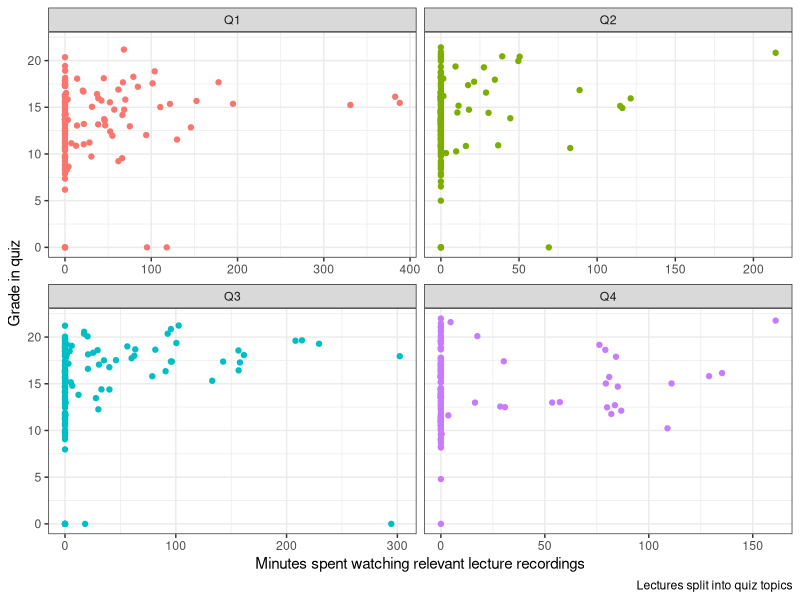
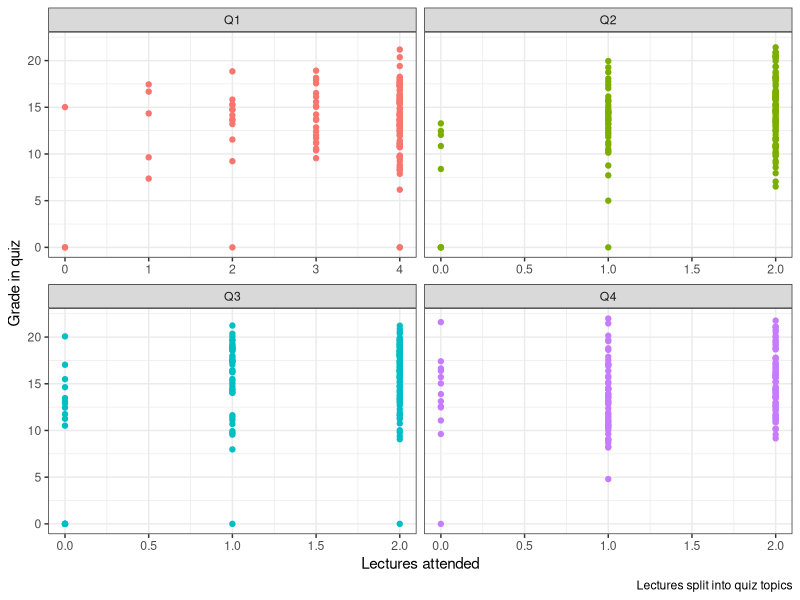
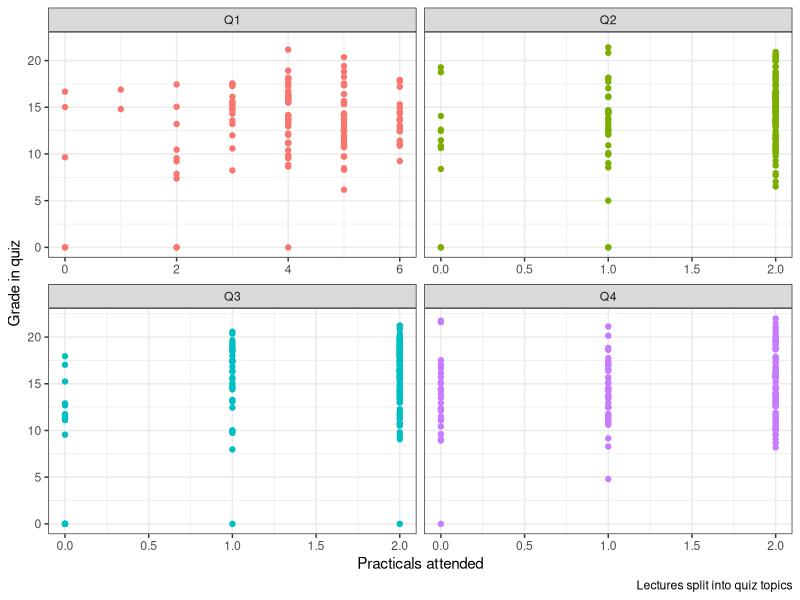
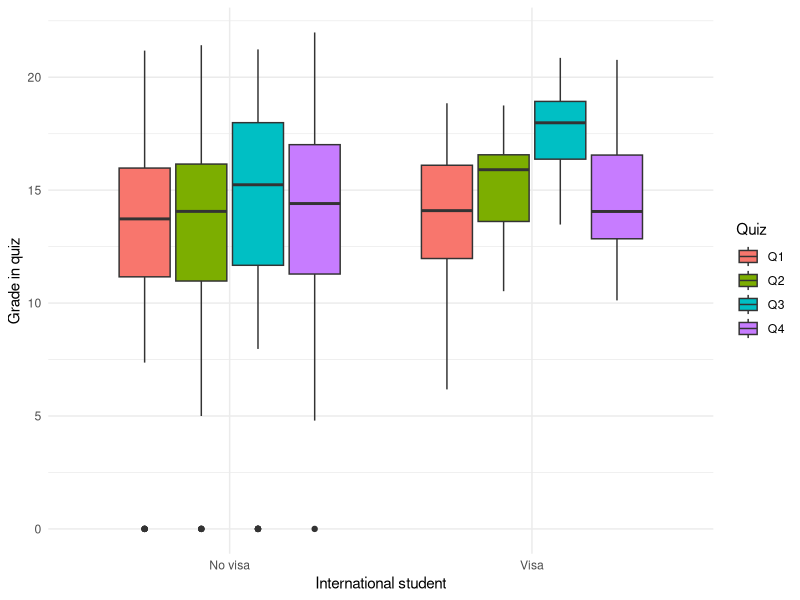
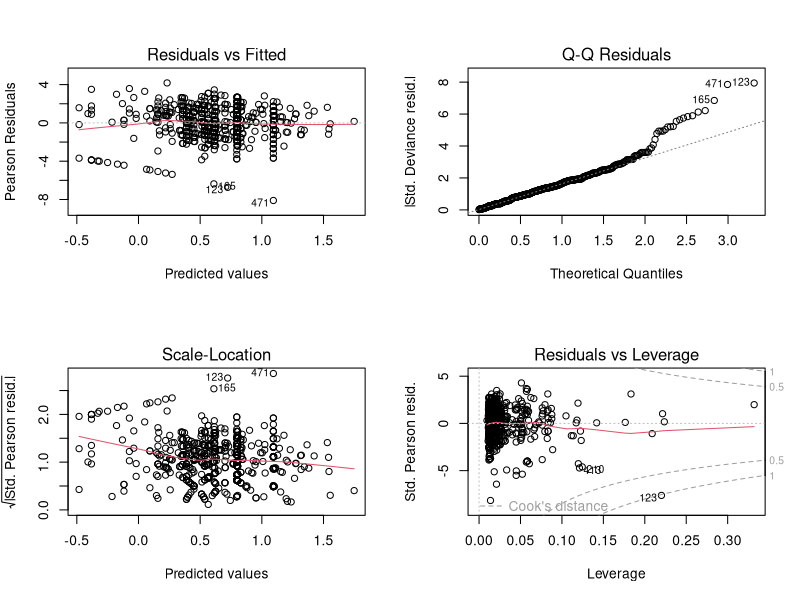
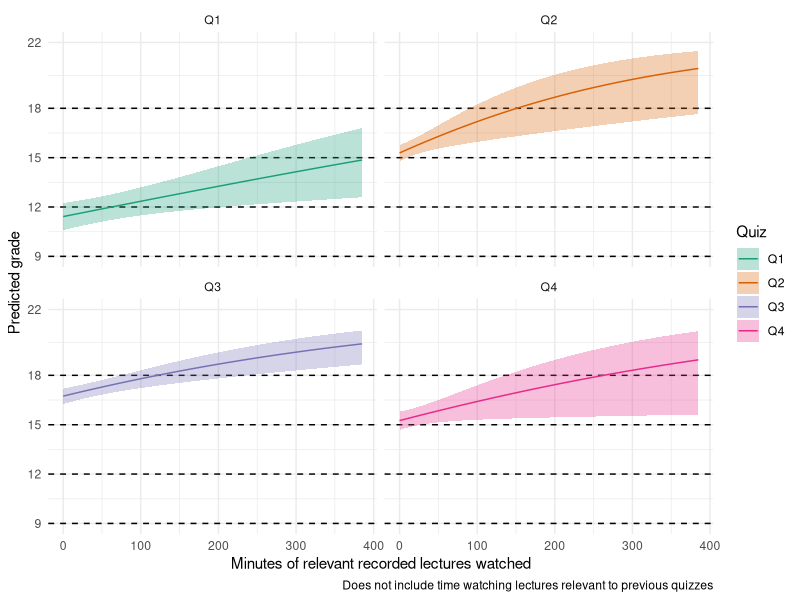
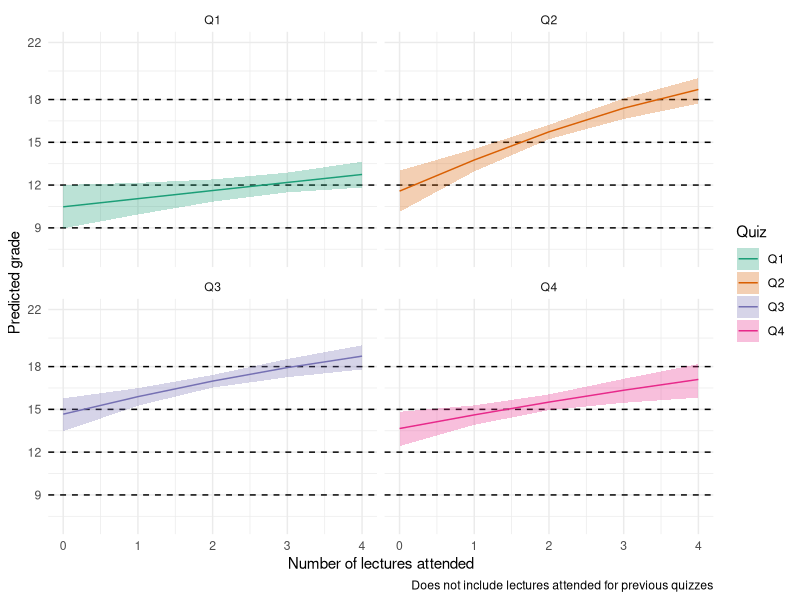
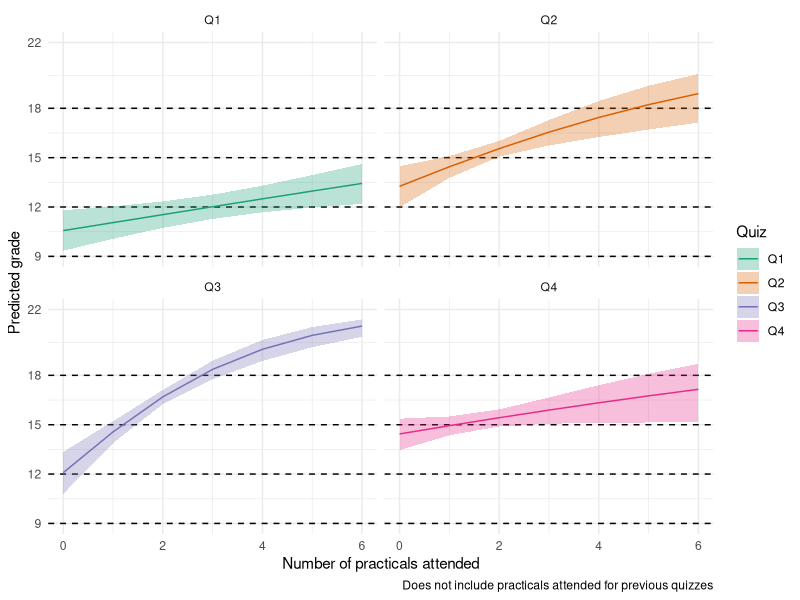

Here is the R script that generated these plots, in order: (Note: this script raises an error after producing the figures.)
# Analysis of BI3010 2024 grades based on lecture and practical 
# attendance, and minutes of lectures watched online.
# Deon Roos
# 31/10/2024


# Packages ----------------------------------------------------------------
library(dplyr)
library(tidyverse)
library(tidyr)
library(lubridate)
library(ggplot2)
library(ggeffects)
library(patchwork)

# Lecture recording watch time --------------------------------------------
watchtime_data <- read.csv("Quizzes/2024_lecture_watchtime.csv")

watchtime_data <- watchtime_data  |> 
  mutate(date = dmy_hms(date), day = as.Date(date)) |> 
  group_by(video, name, id, day) |> 
  summarise(total_minutes = sum(minutes, na.rm = TRUE)) |> 
  ungroup()

aggregated_data <- watchtime_data  |> 
  mutate(
    quiz = case_when(
      grepl("Lecture (1|1\\.5|2|2\\.5|3|3\\.5|4)", video) ~ "Q1",
      grepl("Lecture (5|5\\.5)", video) ~ "Q2",
      grepl("Lecture (7|7\\.5|8)", video) ~ "Q3",
      grepl("Lecture (9|9\\.5|10|10\\.5)", video) ~ "Q4",
      TRUE ~ NA_character_
    )
  ) |> 
  filter(!is.na(quiz))

watchtime_summary <- aggregated_data |> 
  group_by(name, quiz) |> 
  summarise(total_minutes_watched = sum(total_minutes, na.rm = TRUE)) |> 
  ungroup()


# Grades data -------------------------------------------------------------
quiz_data <- read.csv("Quizzes/quiz_grades_2024.csv")

quiz_long <- quiz_data |> 
  pivot_longer(cols = Q1:Q4, names_to = "quiz", values_to = "grade") |> 
  mutate(quiz = factor(quiz, levels = c("Q1", "Q2", "Q3", "Q4")),
         name = paste(first, last))


# Merge watchtime with grades ---------------------------------------------
df <- quiz_long |> 
  left_join(watchtime_summary, by = c("name", "quiz")) |> 
  mutate(total_minutes_watched = ifelse(is.na(total_minutes_watched), 0, total_minutes_watched))


# Attendance data ---------------------------------------------------------
attendance_data <- read.csv("Quizzes/2024_attendance.csv")

attendance_data <- attendance_data |> 
  separate(Name, into = c("last", "first"), sep = ", ", remove = FALSE) |> 
  mutate(name = paste(first, last)) |> 
  mutate(Visa.Status = ifelse(Visa.Status == "", "No visa", Visa.Status))

attendance_data <- attendance_data |> 
  rowwise() |> 
  mutate(
    lecture_attendance_Q1 = sum(str_count(c(L1, L2), "P|PSR|P,CC|PSR,CC")),
    lecture_attendance_Q2 = sum(str_count(c(L3), "P|PSR|P,CC|PSR,CC")),
    lecture_attendance_Q3 = sum(str_count(c(L4), "P|PSR|P,CC|PSR,CC")),
    lecture_attendance_Q4 = sum(str_count(c(L5), "P|PSR|P,CC|PSR,CC")),
    practical_attendance_Q1 = sum(str_count(c(CP1, CP2, P1, P2), "P|PSR|P,CC|PSR,CC")),
    practical_attendance_Q2 = sum(str_count(c(CP3, P3), "P|PSR|P,CC|PSR,CC")),
    practical_attendance_Q3 = sum(str_count(c(CP4, P4), "P|PSR|P,CC|PSR,CC")),
    practical_attendance_Q4 = sum(str_count(c(CP5, P5), "P|PSR|P,CC|PSR,CC"))
  ) |> 
  ungroup()

attendance_long <- attendance_data |> 
  select(name, id = ID, Visa.Status, starts_with("lecture_attendance"), 
         starts_with("practical_attendance")) |> 
  pivot_longer(cols = starts_with("lecture_attendance_"), 
               names_to = "quiz", 
               values_to = "lecture_attendance",
               names_prefix = "lecture_attendance_")  |> 
  pivot_longer(cols = starts_with("practical_attendance_"), 
               names_to = "quiz_prac", 
               values_to = "practical_attendance",
               names_prefix = "practical_attendance_") |> 
  filter(quiz == quiz_prac) |> 
  select(-quiz_prac)


# Merge attendance with grades --------------------------------------------
df <- df |> 
  left_join(attendance_long, by = c("name", "quiz")) |> 
  mutate(lecture_attendance = ifelse(is.na(lecture_attendance), 0, lecture_attendance),
         practical_attendance = ifelse(is.na(practical_attendance), 0, practical_attendance))

df$Visa.Status[is.na(df$Visa.Status)] <- "No visa"
df$grade[is.na(df$grade)] <- 0

# EDA ---------------------------------------------------------------------
ggplot(df) +
  geom_point(aes(x = total_minutes_watched, y = grade, colour = quiz), 
             show.legend = FALSE) +
  labs(y = "Grade in quiz",
       x = "Minutes spent watching relevant lecture recordings",
       colour = "Quiz",
       caption = "Lectures split into quiz topics") +
  theme_bw() +
  facet_wrap(~quiz, scales = "free_x")

ggplot(df) +
  geom_point(aes(x = lecture_attendance, y = grade, colour = quiz), 
             show.legend = FALSE) +
  labs(y = "Grade in quiz",
       x = "Lectures attended",
       colour = "Quiz",
       caption = "Lectures split into quiz topics") +
  theme_bw() +
  facet_wrap(~quiz, scales = "free_x")

ggplot(df) +
  geom_point(aes(x = practical_attendance, y = grade, colour = quiz), 
             show.legend = FALSE) +
  labs(y = "Grade in quiz",
       x = "Practicals attended",
       colour = "Quiz",
       caption = "Lectures split into quiz topics") +
  theme_bw() +
  facet_wrap(~quiz, scales = "free_x")

ggplot(df) +
  geom_boxplot(aes(x = Visa.Status, y = grade, fill = quiz)) +
  labs(y = "Grade in quiz",
       x = "International student",
       fill = "Quiz") +
  theme_minimal()

# Model: Three 2-way interactions -----------------------------------------

# Modelled as binomial with rounded grade

df$grade_rnd <- round(df$grade, digits = 0)
df$max_grd <- 22

mod_2ways <- glm(cbind(grade_rnd, max_grd - grade_rnd) ~ total_minutes_watched * quiz + 
                   lecture_attendance * quiz + 
                   practical_attendance * quiz, 
                 family = binomial,
                 data = df)

par(mfrow = c(2,2))
plot(mod_2ways)
summary(mod_2ways)
# Model fairly well behaved. Little bit of hetero.

# Manual figures ----------------------------------------------------------

# Minutes watching lecture recordings
fake <- expand.grid(
  quiz = c("Q1", "Q2", "Q3", "Q4"),
  total_minutes_watched = seq(from = min(df$total_minutes_watched),
                              to = max(df$total_minutes_watched),
                              by = 5),
  lecture_attendance = mean(df$lecture_attendance, na.rm = TRUE),
  practical_attendance = mean(df$practical_attendance, na.rm = TRUE)
)

preds <- predict(mod_2ways, newdata = fake, se.fit = TRUE)
fake$fit <- plogis(preds$fit) * 22
fake$low <- plogis(preds$fit - preds$se.fit * 1.96) * 22
fake$upp <- plogis(preds$fit + preds$se.fit * 1.96) * 22

ggplot(fake) +
  geom_hline(yintercept = 9, linetype = 2) +
  geom_hline(yintercept = 12, linetype = 2) +
  geom_hline(yintercept = 15, linetype = 2) +
  geom_hline(yintercept = 18, linetype = 2) +
  geom_ribbon(aes(x = total_minutes_watched, ymin = low, ymax = upp, fill = quiz), alpha = 0.3) +
  geom_line(aes(x = total_minutes_watched, y = fit, colour = quiz)) +
  scale_fill_brewer(palette = "Dark2") +
  scale_colour_brewer(palette = "Dark2") +
  scale_y_continuous(limits = c(9,22), labels = c(9, 12, 15, 18, 22), breaks = c(9, 12, 15, 18, 22)) +
  labs(x = "Minutes of relevant recorded lectures watched",
       colour = "Quiz",
       fill = "Quiz",
       y = "Predicted grade",
       caption = "Does not include time watching lectures relevant to previous quizzes") +
  theme_minimal() +
  facet_wrap(~quiz)

# Lectures
fake <- expand.grid(
  quiz = c("Q1", "Q2", "Q3", "Q4"),
  total_minutes_watched = mean(df$total_minutes_watched, na.rm = TRUE),
  lecture_attendance = seq(from = min(df$lecture_attendance, na.rm = TRUE),
                           to = max(df$lecture_attendance, na.rm = TRUE),
                           by = 1),
  practical_attendance = mean(df$practical_attendance, na.rm = TRUE)
)

preds <- predict(mod_2ways, newdata = fake, se.fit = TRUE)
fake$fit <- plogis(preds$fit) * 22
fake$low <- plogis(preds$fit - preds$se.fit * 1.96) * 22
fake$upp <- plogis(preds$fit + preds$se.fit * 1.96) * 22

ggplot(fake) +
  geom_hline(yintercept = 9, linetype = 2) +
  geom_hline(yintercept = 12, linetype = 2) +
  geom_hline(yintercept = 15, linetype = 2) +
  geom_hline(yintercept = 18, linetype = 2) +
  geom_ribbon(aes(x = lecture_attendance, ymin = low, ymax = upp, fill = quiz), alpha = 0.3) +
  geom_line(aes(x = lecture_attendance, y = fit, colour = quiz)) +
  scale_fill_brewer(palette = "Dark2") +
  scale_colour_brewer(palette = "Dark2") +
  scale_y_continuous(limits = c(7,22), labels = c(9, 12, 15, 18, 22), breaks = c(9, 12, 15, 18, 22)) +
  labs(x = "Number of lectures attended",
       colour = "Quiz",
       fill = "Quiz",
       y = "Predicted grade",
       caption = "Does not include lectures attended for previous quizzes") +
  theme_minimal() +
  facet_wrap(~quiz)

# Practicals
fake <- expand.grid(
  quiz = c("Q1", "Q2", "Q3", "Q4"),
  total_minutes_watched = mean(df$total_minutes_watched, na.rm = TRUE),
  lecture_attendance = mean(df$lecture_attendance, na.rm = TRUE),
  practical_attendance = seq(from = min(df$practical_attendance, na.rm = TRUE),
                             to = max(df$practical_attendance, na.rm = TRUE),
                             by = 1)
)

preds <- predict(mod_2ways, newdata = fake, se.fit = TRUE)
fake$fit <- plogis(preds$fit) * 22
fake$low <- plogis(preds$fit - preds$se.fit * 1.96) * 22
fake$upp <- plogis(preds$fit + preds$se.fit * 1.96) * 22

ggplot(fake) +
  geom_hline(yintercept = 9, linetype = 2) +
  geom_hline(yintercept = 12, linetype = 2) +
  geom_hline(yintercept = 15, linetype = 2) +
  geom_hline(yintercept = 18, linetype = 2) +
  geom_ribbon(aes(x = practical_attendance, ymin = low, ymax = upp, fill = quiz), alpha = 0.3) +
  geom_line(aes(x = practical_attendance, y = fit, colour = quiz)) +
  scale_fill_brewer(palette = "Dark2") +
  scale_colour_brewer(palette = "Dark2") +
  scale_y_continuous(limits = c(9,22), labels = c(9, 12, 15, 18, 22), breaks = c(9, 12, 15, 18, 22)) +
  labs(x = "Number of practicals attended",
       colour = "Quiz",
       fill = "Quiz",
       y = "Predicted grade",
       caption = "Does not include practicals attended for previous quizzes") +
  theme_minimal() +
  facet_wrap(~quiz)


# Cumulative time model ---------------------------------------------------

df <- df  |> 
  arrange(name, quiz)  |> 
  group_by(name)  |> 
  mutate(
    cumulative_lecture_attendance = cumsum(lecture_attendance),
    cumulative_practical_attendance = cumsum(practical_attendance),
    cumulative_total_minutes_watched = cumsum(total_minutes_watched)
  ) |> 
  ungroup()

mod_totaltime <- glm(cbind(grade_rnd, max_grd - grade_rnd) ~ cumulative_total_minutes_watched * quiz + 
            cumulative_lecture_attendance * quiz + 
            cumulative_practical_attendance * quiz, 
          family = binomial,
          data = df)

plot(mod_totaltime)
summary(mod_totaltime)
# As before - better than expected

plot(ggeffects::ggpredict(m1, terms = c("cumulative_total_minutes_watched", "quiz")))
plot(ggeffects::ggpredict(m1, terms = c("cumulative_lecture_attendance", "quiz")))
plot(ggeffects::ggpredict(m1, terms = c("cumulative_practical_attendance", "quiz")))

max_values <- df  |> 
  group_by(quiz) |> 
  summarize(
    max_cumulative_total_minutes_watched = max(cumulative_total_minutes_watched, na.rm = TRUE),
    max_cumulative_lecture_attendance = max(cumulative_lecture_attendance, na.rm = TRUE),
    max_cumulative_practical_attendance = max(cumulative_practical_attendance, na.rm = TRUE)
  )

# Total time watched
fake <- expand.grid(
  quiz = c("Q1", "Q2", "Q3", "Q4"),
  cumulative_total_minutes_watched = seq(
    from = min(df$cumulative_total_minutes_watched, na.rm = TRUE),
    to = max(df$cumulative_total_minutes_watched, na.rm = TRUE),
    by = 5
  )
)

fake <- fake |> 
  left_join(max_values, by = "quiz")

fake <- fake |> 
  mutate(
    cumulative_total_minutes_watched = pmin(cumulative_total_minutes_watched, max_cumulative_total_minutes_watched),
    cumulative_lecture_attendance = max_cumulative_lecture_attendance,
    cumulative_practical_attendance = max_cumulative_practical_attendance
  )  |> 
  select(-max_cumulative_total_minutes_watched, -max_cumulative_lecture_attendance, -max_cumulative_practical_attendance)

preds <- predict(mod_totaltime, newdata = fake, se.fit = TRUE)
fake$fit <- plogis(preds$fit) * 22
fake$low <- plogis(preds$fit - preds$se.fit * 1.96) * 22
fake$upp <- plogis(preds$fit + preds$se.fit * 1.96) * 22

ggplot(fake) +
  geom_hline(yintercept = 9, linetype = 2) +
  geom_hline(yintercept = 12, linetype = 2) +
  geom_hline(yintercept = 15, linetype = 2) +
  geom_hline(yintercept = 18, linetype = 2) +
  geom_ribbon(aes(x = cumulative_total_minutes_watched, ymin = low, ymax = upp, fill = quiz), alpha = 0.3) +
  geom_line(aes(x = cumulative_total_minutes_watched, y = fit, colour = quiz)) +
  scale_fill_brewer(palette = "Dark2") +
  scale_colour_brewer(palette = "Dark2") +
  scale_y_continuous(limits = c(9,22), labels = c(9, 12, 15, 18, 22), breaks = c(9, 12, 15, 18, 22)) +
  labs(x = "Cumulative minutes of relevant lectures watched",
       colour = "Quiz",
       fill = "Quiz",
       y = "Predicted grade") +
  theme_minimal() +
  facet_wrap(~quiz)

# Lecture attendance
fake <- expand.grid(
  quiz = c("Q1", "Q2", "Q3", "Q4"),
  cumulative_total_minutes_watched = mean(df$cumulative_total_minutes_watched, na.rm = TRUE),
  cumulative_lecture_attendance = seq(from = min(df$cumulative_lecture_attendance, na.rm = TRUE),
                                      to = max(df$cumulative_lecture_attendance, na.rm = TRUE),
                                      by = 1),
  cumulative_practical_attendance = mean(df$cumulative_practical_attendance, na.rm = TRUE)
)

fake <- fake |> 
  left_join(max_values, by = "quiz")

fake <- fake |> 
  mutate(
    cumulative_lecture_attendance = pmin(cumulative_lecture_attendance, max_cumulative_lecture_attendance),
    cumulative_total_minutes_watched = max_cumulative_total_minutes_watched,
    cumulative_practical_attendance = max_cumulative_practical_attendance
  ) |> 
  select(-max_cumulative_lecture_attendance, -max_cumulative_total_minutes_watched, -max_cumulative_practical_attendance)

preds <- predict(mod_totaltime, newdata = fake, se.fit = TRUE)
fake$fit <- plogis(preds$fit) * 22
fake$low <- plogis(preds$fit - preds$se.fit * 1.96) * 22
fake$upp <- plogis(preds$fit + preds$se.fit * 1.96) * 22

ggplot(fake) +
  geom_hline(yintercept = 9, linetype = 2) +
  geom_hline(yintercept = 12, linetype = 2) +
  geom_hline(yintercept = 15, linetype = 2) +
  geom_hline(yintercept = 18, linetype = 2) +
  geom_ribbon(aes(x = cumulative_lecture_attendance, ymin = low, ymax = upp, fill = quiz), alpha = 0.3) +
  geom_line(aes(x = cumulative_lecture_attendance, y = fit, colour = quiz)) +
  scale_fill_brewer(palette = "Dark2") +
  scale_colour_brewer(palette = "Dark2") +
  scale_y_continuous(limits = c(9,22), labels = c(9, 12, 15, 18, 22), breaks = c(9, 12, 15, 18, 22)) +
  labs(x = "Cumulative number of lectures attended",
       colour = "Quiz",
       fill = "Quiz",
       y = "Predicted grade") +
  theme_minimal() +
  facet_wrap(~quiz)

# Practicals
fake <- expand.grid(
  quiz = c("Q1", "Q2", "Q3", "Q4"),
  cumulative_total_minutes_watched = mean(df$cumulative_total_minutes_watched, na.rm = TRUE),
  cumulative_lecture_attendance = mean(df$cumulative_lecture_attendance, na.rm = TRUE),
  cumulative_practical_attendance = seq(from = min(df$cumulative_practical_attendance, na.rm = TRUE),
                                        to = max(df$cumulative_practical_attendance, na.rm = TRUE),
                                        by = 1)
)

fake <- fake |> 
  left_join(max_values, by = "quiz")

fake <- fake |> 
  mutate(
    cumulative_practical_attendance = pmin(cumulative_practical_attendance, max_cumulative_practical_attendance),
    cumulative_total_minutes_watched = max_cumulative_total_minutes_watched,
    cumulative_lecture_attendance = max_cumulative_lecture_attendance
  ) |> 
  select(-max_cumulative_lecture_attendance, -max_cumulative_total_minutes_watched, -max_cumulative_practical_attendance)

preds <- predict(mod_totaltime, newdata = fake, se.fit = TRUE)
fake$fit <- plogis(preds$fit) * 22
fake$low <- plogis(preds$fit - preds$se.fit * 1.96) * 22
fake$upp <- plogis(preds$fit + preds$se.fit * 1.96) * 22

ggplot(fake) +
  geom_hline(yintercept = 9, linetype = 2) +
  geom_hline(yintercept = 12, linetype = 2) +
  geom_hline(yintercept = 15, linetype = 2) +
  geom_hline(yintercept = 18, linetype = 2) +
  geom_ribbon(aes(x = cumulative_practical_attendance, ymin = low, ymax = upp, fill = quiz), alpha = 0.3) +
  geom_line(aes(x = cumulative_practical_attendance, y = fit, colour = quiz)) +
  scale_fill_brewer(palette = "Dark2") +
  scale_colour_brewer(palette = "Dark2") +
  scale_y_continuous(limits = c(9,22), labels = c(9, 12, 15, 18, 22), breaks = c(9, 12, 15, 18, 22)) +
  labs(x = "Cumulative number of practicals attended",
       colour = "Quiz",
       fill = "Quiz",
       y = "Predicted grade") +
  theme_bw() +
  facet_wrap(~quiz)




# Final grade -------------------------------------------------------------

grades_data <- read.csv("Quizzes/course_grades_2024.csv")

grades_data <- grades_data |> 
  mutate(name = paste(first, last))  |> 
  select(-first, -last)

totals_summary <- df |> 
  group_by(name) |> 
  summarise(
    total_minutes_watched = sum(total_minutes_watched, na.rm = TRUE),
    total_lecture_attendance = sum(lecture_attendance, na.rm = TRUE),
    total_practical_attendance = sum(practical_attendance, na.rm = TRUE),
    visa = unique(Visa.Status)
  )

grade_df <- grades_data |> 
  left_join(totals_summary, by = "name")

grade_df$grade[is.na(grade_df$grade)] <- 0
grade_df$grade_rnd <- round(grade_df$grade, digits = 0)
grade_df$max_grd <- 22

final_mod <- glm(cbind(grade_rnd, max_grd - grade_rnd) ~ total_minutes_watched + 
                   total_lecture_attendance + 
                   total_practical_attendance, 
                 family = binomial,
                 data = grade_df)

grade_df$predicted <- round(plogis(predict(final_mod)) * 22, digits = 0)
grade_df$resids <- grade_df$grade_rnd - grade_df$predicted

ggplot(grade_df) +
  geom_point(aes(x = predicted, y = resids))

ggplot(grade_df) +
  geom_boxplot(aes(x = visa, y = grade_rnd))

# Minutes watching lecture recordings
fake <- expand.grid(
  total_minutes_watched = seq(from = min(grade_df$total_minutes_watched),
                              to = max(grade_df$total_minutes_watched),
                              by = 5),
  total_lecture_attendance = median(grade_df$total_lecture_attendance, na.rm = TRUE),
  total_practical_attendance = median(grade_df$total_practical_attendance, na.rm = TRUE)
)

preds <- predict(final_mod, newdata = fake, se.fit = TRUE)
fake$fit <- plogis(preds$fit) * 22
fake$low <- plogis(preds$fit - preds$se.fit * 1.96) * 22
fake$upp <- plogis(preds$fit + preds$se.fit * 1.96) * 22

p1 <- ggplot(fake) +
  geom_hline(yintercept = 9, linetype = 2) +
  geom_hline(yintercept = 12, linetype = 2) +
  geom_hline(yintercept = 15, linetype = 2) +
  geom_hline(yintercept = 18, linetype = 2) +
  geom_ribbon(aes(x = total_minutes_watched, ymin = low, ymax = upp), alpha = 0.3) +
  geom_line(aes(x = total_minutes_watched, y = fit)) +
  scale_y_continuous(limits = c(8,22), labels = c(9, 12, 15, 18, 22), breaks = c(9, 12, 15, 18, 22)) +
  labs(x = "Total time spent watching\nrecorded lectures (mins)",
       y = "Predicted final grade",
       caption = paste("Assuming student attends", 
                       median(grade_df$total_lecture_attendance, na.rm = TRUE),
                       "lectures and",
                       median(grade_df$total_practical_attendance, na.rm = TRUE),
                       "practicals")) +
  theme_bw()

fake <- expand.grid(
  total_minutes_watched = median(grade_df$total_minutes_watched, na.rm = TRUE),
  total_lecture_attendance = seq(from = min(grade_df$total_lecture_attendance),
                                 to = max(grade_df$total_lecture_attendance),
                                 by = 1),
  total_practical_attendance = median(grade_df$total_practical_attendance, na.rm = TRUE)
)

preds <- predict(final_mod, newdata = fake, se.fit = TRUE)
fake$fit <- plogis(preds$fit) * 22
fake$low <- plogis(preds$fit - preds$se.fit * 1.96) * 22
fake$upp <- plogis(preds$fit + preds$se.fit * 1.96) * 22

p2 <- ggplot(fake) +
  geom_hline(yintercept = 9, linetype = 2) +
  geom_hline(yintercept = 12, linetype = 2) +
  geom_hline(yintercept = 15, linetype = 2) +
  geom_hline(yintercept = 18, linetype = 2) +
  geom_ribbon(aes(x = total_lecture_attendance, ymin = low, ymax = upp), alpha = 0.3) +
  geom_line(aes(x = total_lecture_attendance, y = fit)) +
  scale_y_continuous(limits = c(8,22), labels = c(9, 12, 15, 18, 22), breaks = c(9, 12, 15, 18, 22)) +
  labs(x = "Total lectures attended",
       y = "Predicted final grade",
       caption = paste("Assuming student attends", 
                       median(grade_df$total_practical_attendance, na.rm = TRUE),
                       "practicals\nand watches",
                       round(median(grade_df$total_minutes_watched, na.rm = TRUE), digits = 1),
                       "of lecture recordings")) +
  theme_bw()


fake <- expand.grid(
  total_minutes_watched = median(grade_df$total_minutes_watched, na.rm = TRUE),
  total_practical_attendance = seq(from = min(grade_df$total_practical_attendance),
                                 to = max(grade_df$total_practical_attendance),
                                 by = 1),
  total_lecture_attendance = median(grade_df$total_lecture_attendance, na.rm = TRUE)
)

preds <- predict(final_mod, newdata = fake, se.fit = TRUE)
fake$fit <- plogis(preds$fit) * 22
fake$low <- plogis(preds$fit - preds$se.fit * 1.96) * 22
fake$upp <- plogis(preds$fit + preds$se.fit * 1.96) * 22

p3 <- ggplot(fake) +
  geom_hline(yintercept = 9, linetype = 2) +
  geom_hline(yintercept = 12, linetype = 2) +
  geom_hline(yintercept = 15, linetype = 2) +
  geom_hline(yintercept = 18, linetype = 2) +
  geom_ribbon(aes(x = total_practical_attendance, ymin = low, ymax = upp), alpha = 0.3) +
  geom_line(aes(x = total_practical_attendance, y = fit)) +
  scale_y_continuous(limits = c(8,22), labels = c(9, 12, 15, 18, 22), breaks = c(9, 12, 15, 18, 22)) +
  labs(x = "Total practicals attended",
       y = "Predicted final grade",
       caption = paste("Assuming student attends", 
                       median(grade_df$total_lecture_attendance, na.rm = TRUE),
                       "lectures and\nwatches",
                       round(median(grade_df$total_minutes_watched, na.rm = TRUE), digits = 1),
                       "of lecture recordings")) +
  theme_bw()

p1 / p2 / p3


grade_df[grade_df$grade >= quantile(grade_df$grade, probs = 0.9, na.rm = TRUE),]
grade_df[grade_df$grade <= quantile(grade_df$grade, probs = 0.1, na.rm = TRUE),]
grade_df[grade_df$name == "JACK MACDONALD",]
